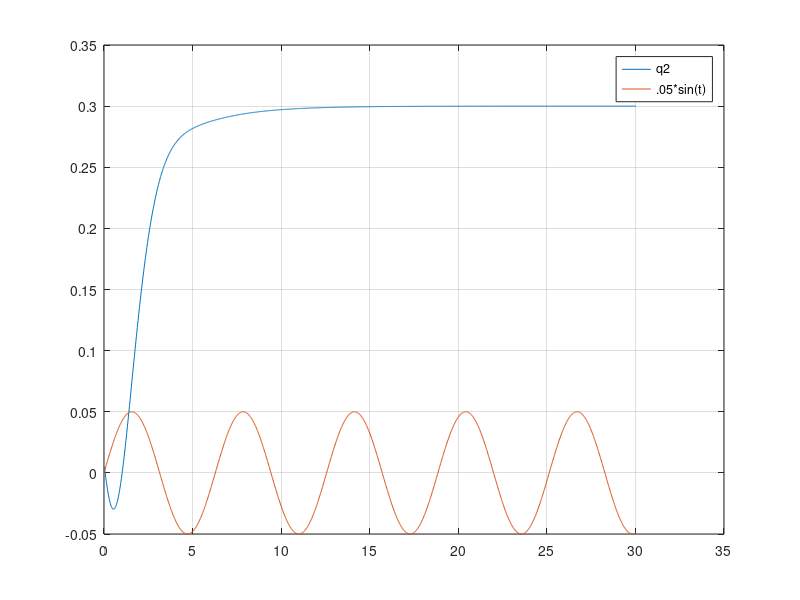

Here is the MATLAB script that generated this plot:
load('data.mat')
t=processdata.t;
q1=processdata.q1;
q2=processdata.q2
q3=processdata.v1;
q4=processdata.v2;

figure(2)
plot(t,q2,t,.05*sin(t))
legend('q2','.05*sin(t)')
grid on

